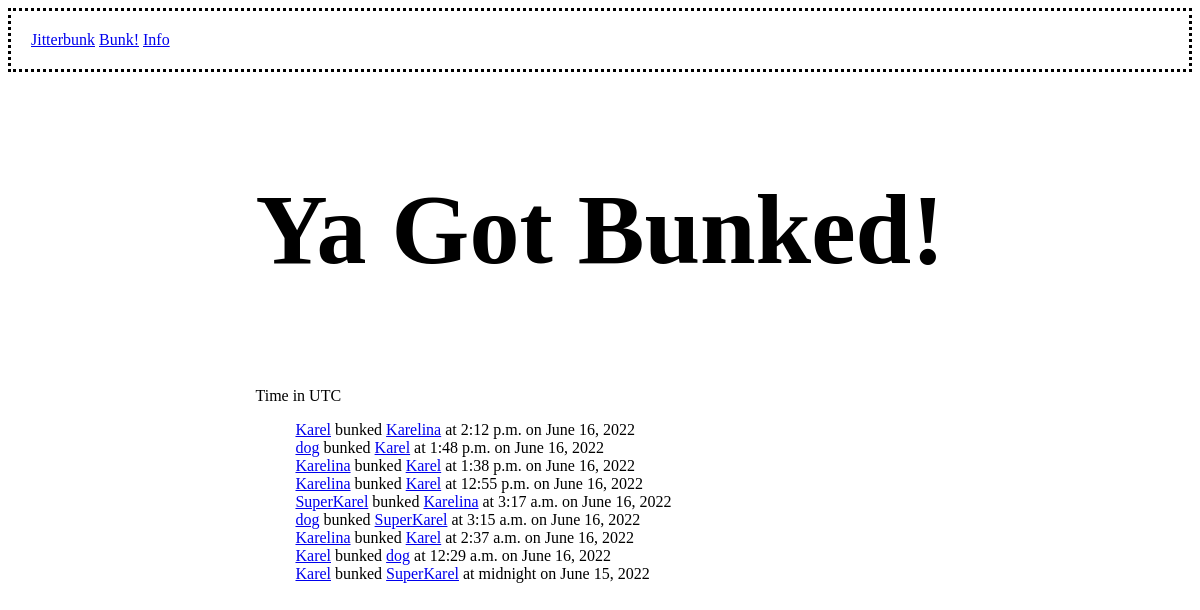
Page /bunks/ on the committed database.
### bunks/models.py (models this page shows)
class Bunk(models.Model):
    from_user = models.ForeignKey(User, on_delete=models.CASCADE, related_name="from_user_set")
    to_user =  models.ForeignKey(User, on_delete=models.CASCADE, related_name="to_user_set")
    time = models.DateTimeField('date', auto_now_add=True)

class User(AbstractUser):
    username = models.CharField(max_length=50, unique=True)
    photo = models.CharField(max_length=200, default="https://pbs.twimg.com/profile_images/3403341918/71c895ce6b9f016a0381eadfa2738f27_400x400.png")

### bunks/views.py (the view)
# urls.py: path('', views.index, name='index'),
def index(request):
    User = get_user_model()
    all_users = User.objects.all()
    all_bunks = Bunk.objects.all().order_by('-time')
    return render(request, 'bunks/index.html', {'users': all_users, 'bunks': all_bunks})

### bunks/templates/bunks/index.html (shortened to what this page needs)
{% extends "bunks/base.html" %}
{% block content %}
<section class="animate-fade">
    <h1 class="main-title">Ya Got Bunked!</h1>
    <p>Time in UTC</p>
    <ol reversed>
        {% for bunk in bunks %}
        <li>
            <a href="{%url 'profile' user_id=bunk.from_user.id%}">{{bunk.from_user.username}}</a>
            bunked
            <a href="{%url 'profile' user_id=bunk.to_user.id%}">{{bunk.to_user.username}}</a>
            at {{bunk.time.time}} on {{bunk.time.date}}
        </li>
        {% endfor %}
    </ol>
</section>
{% endblock %}

### bunks/templates/bunks/base.html (shortened to what this page needs)
{% load static %}
<!DOCTYPE html>
<html lang="en">
<head>
    <link rel="stylesheet" type="text/css" href="{% static 'bunks/style.css' %}">
</head>
<body>
    <section class="nav">
        <a href="{% url 'index' %}">Jitterbunk</a>
        <a href="{% url 'bunk' %}">Bunk!</a>
        <a target="_blank" href="https://www.notion.so/codehs/Jitterbunk-Kickoff-John-5939c5a289ce45849580ce29ada4d6d8">Info</a>
    </section>
    <section class="content">
        {% block content %}
        {% endblock %}
    </section>
</body>
</html>

### bunks/static/bunks/style.css (style rules this page uses)
.content { display: grid; justify-content: center; }
.main-title { font-size: 100px; }
.nav { padding:20px; border-style: dotted; }
li { list-style-type: none; }
.animate-fade { animation-duration: 1.0s; animation-name: animate-fade; animation-fill-mode: backwards; animation-delay: 0.15s; }

### rows in the picture
Bunk: from_user.username "Karel", to_user.username "Karelina", time.time "2:12 p.m.", time "June 16, 2022"
Bunk: from_user.username "dog", to_user.username "Karel", time.time "1:48 p.m.", time "June 16, 2022"
Bunk: from_user.username "Karelina", to_user.username "Karel", time.time "1:38 p.m.", time "June 16, 2022"
Bunk: from_user.username "Karelina", to_user.username "Karel", time.time "12:55 p.m.", time "June 16, 2022"
Bunk: from_user.username "SuperKarel", to_user.username "Karelina", time.time "3:17 a.m.", time "June 16, 2022"
Bunk: from_user.username "dog", to_user.username "SuperKarel", time.time "3:15 a.m.", time "June 16, 2022"
Bunk: from_user.username "Karelina", to_user.username "Karel", time.time "2:37 a.m.", time "June 16, 2022"
Bunk: from_user.username "Karel", to_user.username "dog", time.time "12:29 a.m.", time "June 16, 2022"
Bunk: from_user.username "Karel", to_user.username "SuperKarel", time.time "midnight", time "June 15, 2022"
